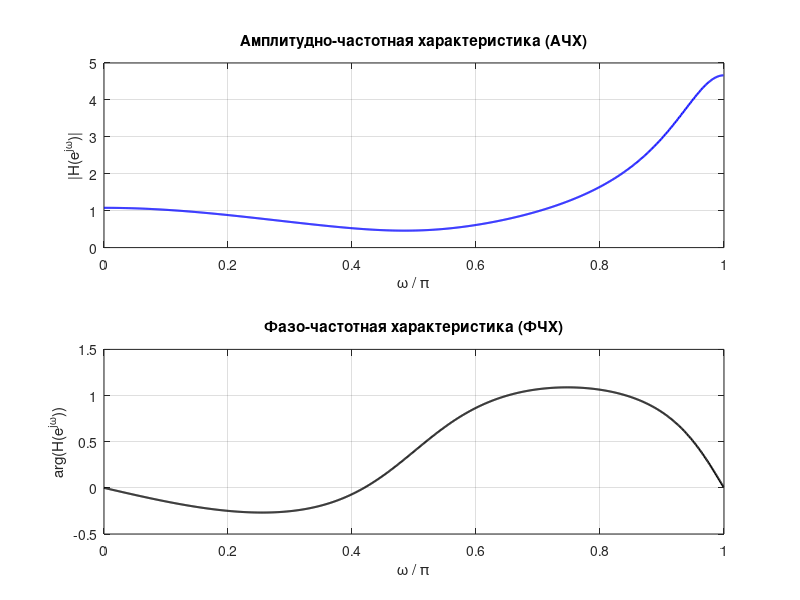

Here is the MATLAB script that generated this plot:
% Коэффициенты разностного уравнения
b = [1 0 0.4];        % Коэффициенты числителя
a = [1 0.5 -0.2];     % Коэффициенты знаменателя

% Частотный диапазон
[H, omega] = freqz(b, a, 1024); % Частотная характеристика

% Амплитудный и фазовый отклики
magnitude_response = abs(H);    % Модуль H(e^{jω}) - АЧХ
phase_response = angle(H);      % Фаза H(e^{jω}) - ФЧХ

% Построение графиков
figure;

subplot(2, 1, 1);
plot(omega/pi, magnitude_response, 'b', 'LineWidth', 1.5);
title('Амплитудно-частотная характеристика (АЧХ)');
xlabel('\omega / \pi');  
ylabel('|H(e^{j\omega})|');
grid on;

subplot(2, 1, 2);
plot(omega/pi, phase_response, 'k', 'LineWidth', 1.5);
title('Фазо-частотная характеристика (ФЧХ)');
xlabel('\omega / \pi');  
ylabel('arg(H(e^{j\omega}))');
grid on;

% Поиск частоты, где АЧХ минимальна
[H_min, idx_min] = min(magnitude_response);
omega_0 = omega(idx_min) / pi; % Частота с минимальной АЧХ в нормированных единицах
fprintf('Минимум АЧХ достигается при \u03c9_0 = %.3fπ, |H(e^{j\u03c9_0})| = %.3f\n', omega_0, H_min);
